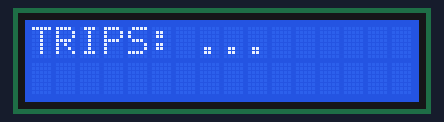
A sketch run on a simulated ESP32. On the bench: 16×2 character LCD. WiFi joins after 1.5 s; servers stay silent unless stated; uploads are accepted with an empty reply; what the sketch prints to the serial monitor is not drawn.

Above: at 3.6 s.

The sketch:

receiver.ino
```cpp
#include <WiFi.h>
#include <WiFiClientSecure.h>
#include <ArduinoJson.h>
#include <LiquidCrystal_I2C.h>

#define TRIG_PIN 9 // TRIG pin
#define ECHO_PIN 8 // ECHO pin
#define BUZZER 5

float filterArray[20]; // array to store data samples from sensor
float distance;

LiquidCrystal_I2C lcd(0x27,16,2);

char ssid[] = "MTN_4G_4725C";       // your network SSID (name)
char password[] = "SIJIBOMI11";  // your network key

// For Non-HTTPS requests
WiFiClient client;

// Just the base of the URL you want to connect to
#define TEST_HOST "project501server.wittyocean-bea9e239.eastus.azurecontainerapps.io"

void setup() {
  Serial.begin(115200);

  // Connect to the WiFI
  WiFi.mode(WIFI_STA);
  WiFi.begin(ssid, password);
  Serial.println("");

  // Wait for connection
  while (WiFi.status() != WL_CONNECTED) {
    delay(500);
    Serial.print(".");
  }
  Serial.println("");
  Serial.print("Connected to ");
  Serial.println(ssid);
  Serial.print("IP address: ");
  Serial.println(WiFi.localIP());

  // lcd
  lcd.init();
  lcd.clear();
  lcd.backlight();

}

void makeHTTPRequestAndWriteToLCD() {

  // Opening connection to server (Use 80 as port if HTTP)
  if (!client.connect(TEST_HOST, 80))
  {
    Serial.println(F("Connection failed"));
    return;
  }
  // give the esp a breather
  yield();

  // Send HTTP request
  client.print(F("GET "));

  // This is the second half of a request (everything that comes after the base URL)
  // add ->  to test real route
  client.print("/trip/active"); // %2C == ,
  client.println(F(" HTTP/1.1"));

  //Headers
  client.print(F("Host: "));
  client.println(TEST_HOST);

  client.println(F("Cache-Control: no-cache"));

  if (client.println() == 0)
  {
    Serial.println(F("Failed to send request"));
    return;
  }
  delay(100);
  // Check HTTP status
  char status[32] = {0};
  client.readBytesUntil('\r', status, sizeof(status));
  if (strcmp(status, "HTTP/1.1 200 OK") != 0)
  {
    Serial.print(F("Unexpected response: "));
    Serial.println(status);
    return;
  }

  // Skip HTTP headers
  char endOfHeaders[] = "\r\n\r\n";
  if (!client.find(endOfHeaders))
  {
    Serial.println(F("Invalid response"));
    return;
  }

  while (client.available() && client.peek() != '{')
  {
    char c = 0;
    client.readBytes(&c, 1);
    Serial.print(c);
    Serial.println("BAD");
  }

  DynamicJsonDocument doc(192);

  DeserializationError error = deserializeJson(doc, client);

  if (!error) {
    // write output to lcd here
    String jsonString;

    JsonArray dataArray = doc["data"];

    for (JsonObject item : dataArray) {
      const char* status = item["status"];

      Serial.print("Status: ");
      Serial.println(status);
    }

    // serialize to json so I can print out to serial output
    // serializeJson(doc, jsonString);
    // Serial.println(jsonString);

  } else {
    Serial.print(F("deserializeJson() failed: "));
    Serial.println(error.f_str());
    return;
  }
}

void loop() {
  // put your main code here, to run repeatedly:
    // client.setInsecure();
    delay(2000);
    Serial.println("MAKING REQUEST!");
    lcd.setCursor(0,0);
    lcd.print("TRIPS: ...");
    makeHTTPRequestAndWriteToLCD();
}
```
